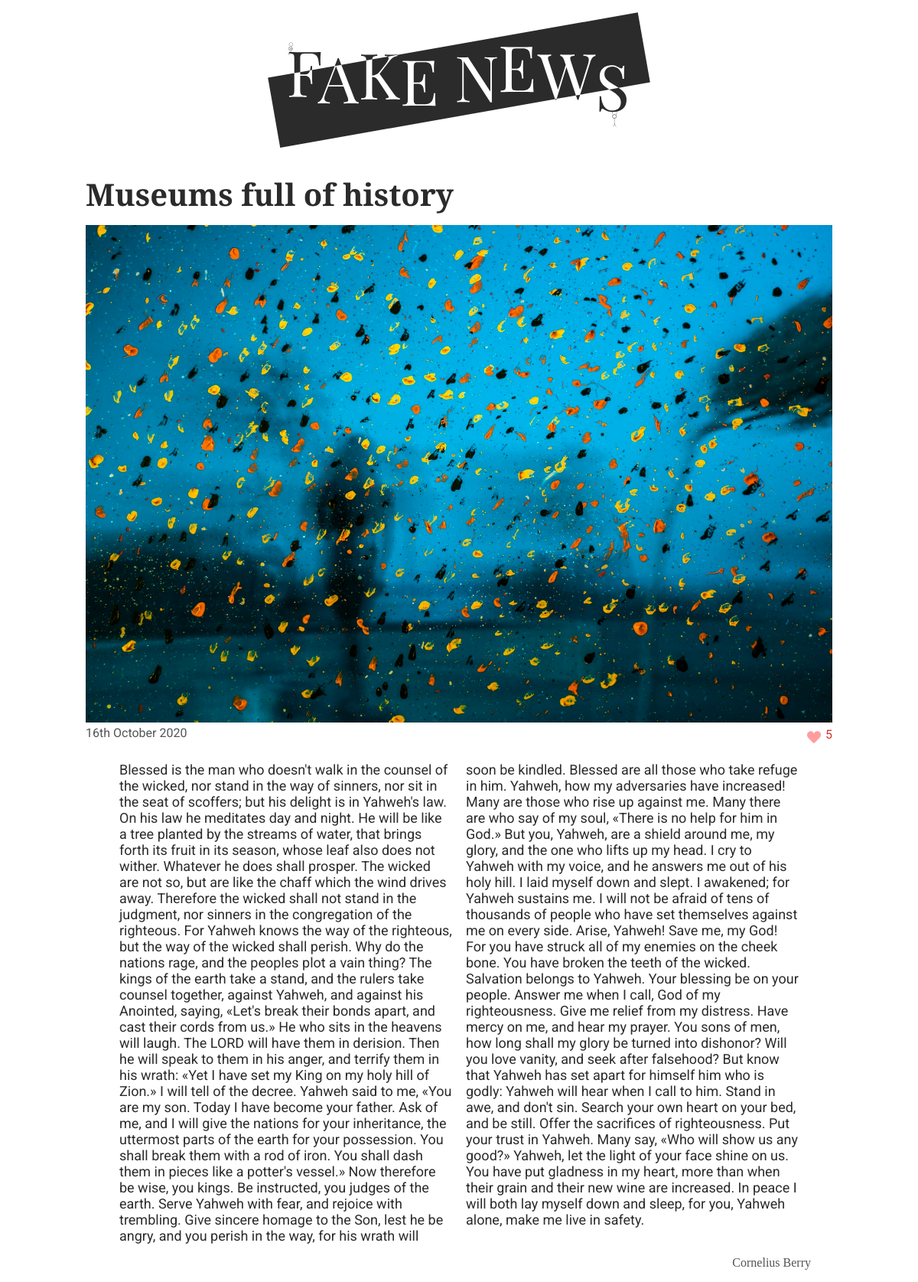
The page /article.php?id=4 on the database as committed earlier.
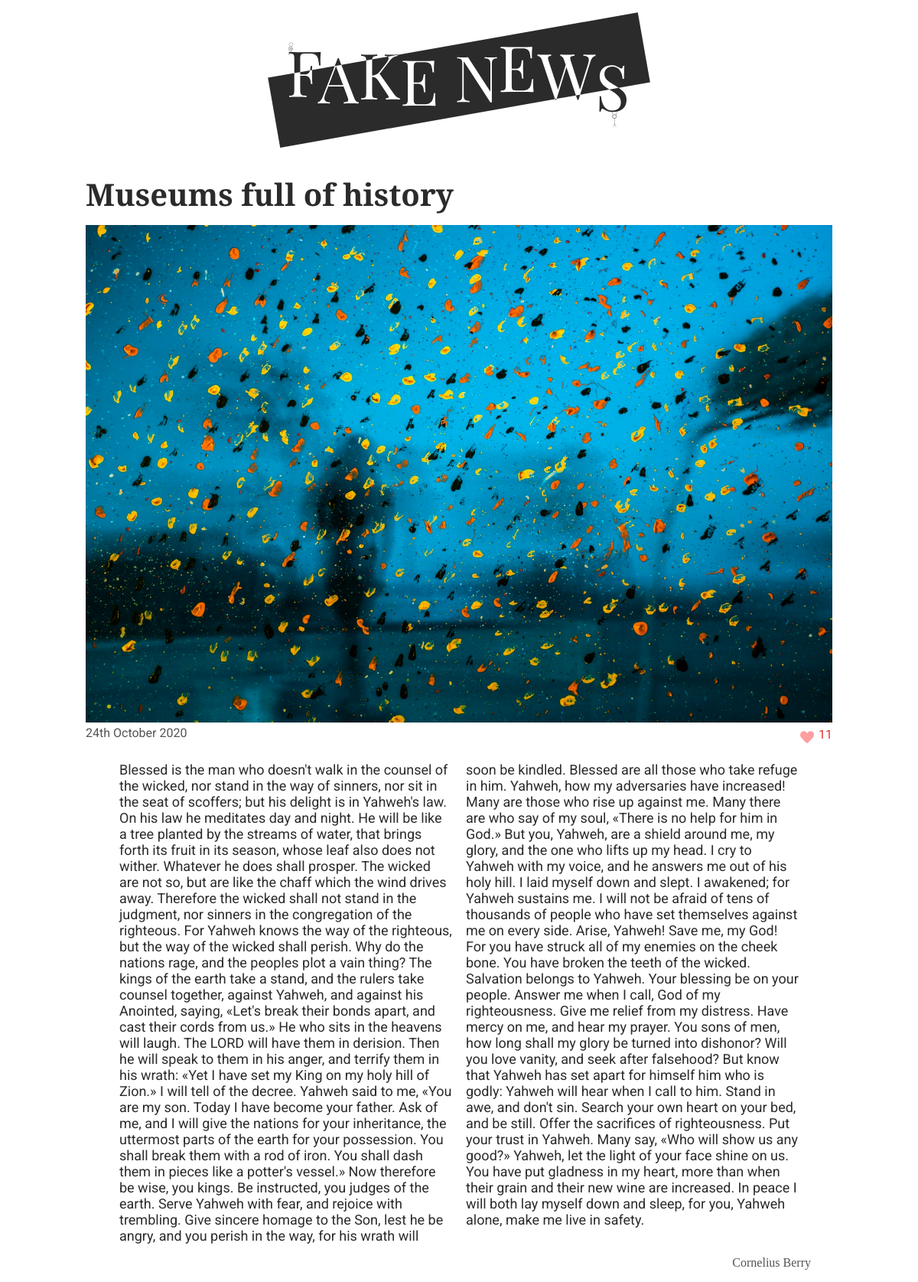
The same page on the database as committed later.
### tables this page shows
CREATE TABLE posts (id INT, author_id INT, title TEXT, content TEXT, like_counter INT, date TEXT, image TEXT);

CREATE TABLE users (
	user_id INT,
	name TEXT
);

### data.php (called while the page is built, shortened)
<?php
$pdo = new PDO('sqlite:./database/fake_news.db');
$stmnt = $pdo->query('SELECT * FROM posts
INNER JOIN users
ON posts.author_id = users.user_id
ORDER BY date DESC');
$posts = $stmnt->fetchAll(PDO::FETCH_ASSOC);

### functions.php (called while the page is built, shortened)
<?php
require __DIR__ . '/data.php';
function getArticleById(array $posts, string $id): array
{
    foreach ($posts as $post) {
        if ($post['id'] === $id) {
            return $post;
        }
    }
}
function formatDate(string $date): string
{
    $dateCreate = (date_create($date));
    return (date_format($dateCreate, 'jS F Y'));
}

### article.php (the view, shortened to what this page needs)
<?php
require __DIR__ . '/data.php';
require __DIR__ . '/functions.php';
require __DIR__ . '/header.php';
?>
<?php
$id = $_GET['id'];
$post = getArticleById($posts, $id);
?>
<main class="main-article">
    <h2 class="title-article"><?= $post['title']; ?></h2>
    <div class="img-box">
        <img class="img-article" src="./img/<?= $post['image']; ?>" alt=""></div>
    <span class="like-span">
        <p class="date"><?= formatDate($post['date']); ?></p>
        <form method="post">
            <input type="submit" name="like" class="like-btn" value="" />
            <label for="like" class="like-text"><?= $post['like_counter']; ?></label>
        </form>
    </span>
    <article class="main-article">
        <p class="content"> <?= $post['content']; ?></p>
        <span class="author-span">
            <p class="author-special"> <?= $post['name']; ?></p>
        </span>
    </article>
</main>
</body>
</html>

### header.php (shortened to what this page needs)
<!DOCTYPE html>
<html lang="en">
<head>
    <link rel="stylesheet" href="style/global.css">
    <link rel="stylesheet" href="style/header.css">
    <link rel="stylesheet" href="style/index.css">
    <link rel="stylesheet" href="style/article.css">
    <link rel="stylesheet" href="style/media.css">
    <link rel="stylesheet" href="style/typography.css">
</head>
<body>
    <header>
        <a href="/index.php" class="home">
            <img class="logo" src="/img/FAKENEWS.svg" alt="logo">
        </a>
    </header>

### style/global.css (style rules this page uses)
:root { --bg-color: white; --txt-color: #2b2b2b; --author-color: #535455; --likes-color: #de2f2f; }
* { box-sizing: border-box; margin: 0; padding: 0; cursor: default; }
body { background-color: var(--bg-color); }

### style/header.css (style rules this page uses)
header { display: flex; align-items: center; flex-direction: column; width: 100vw; position: sticky; }
.logo { width: 90vw; margin: 1rem; max-width: 500px; cursor: pointer; }
.home { text-decoration: none; cursor: pointer; }

### style/index.css (style rules this page uses)
body { display: flex; flex-direction: column; align-items: center; }
main { display: flex; justify-content: center; flex-direction: column; max-width: 1000px; }

### style/article.css (style rules this page uses)
.img-article { width: 100%; }
.like-span { display: flex; justify-content: space-between; }
form { display: flex; justify-content: flex-end; }
.main-article { display: flex; flex-direction: column; padding: 0 0.75rem; margin-top: 1rem; }
.author-span { display: flex; justify-content: flex-end; }
.like-btn { margin-top: 0.4rem; background: url(/img/heart.svg); background-repeat: no-repeat; width: 1.5rem; height: 1.5rem; border: none; cursor: pointer; }

### style/media.css (style rules this page uses)
@media only screen and (min-width: 750px) { .content { columns: 2; } }

### style/typography.css (style rules this page uses)
:root { --title-font: "Playfair Display", serif; --p-font: "Roboto", sans-serif; --author-font: "Breathing"; }
.date { font-size: 1rem; font-family: var(--p-font); color: var(--author-color); }
.title-article { font-size: 2.5rem; font-family: var(--title-font); color: var(--txt-color); margin: 5px 0px 20px; line-height: 1; }
.like-text { font-family: var(--p-font); font-size: 1rem; color: var(--likes-color); margin-top: 2px; }
.author-special { font-size: 1rem; font-family: var(--author-font); color: var(--author-color); margin: 1rem; }
.content { padding: 0 2rem; font-family: var(--p-font); font-size: 18px; color: var(--txt-color); }

Rows that differ between the two databases and show on the page:
changed posts "Museums full of history": date "16th October 2020" → "24th October 2020"; like_counter "5" → "11"
